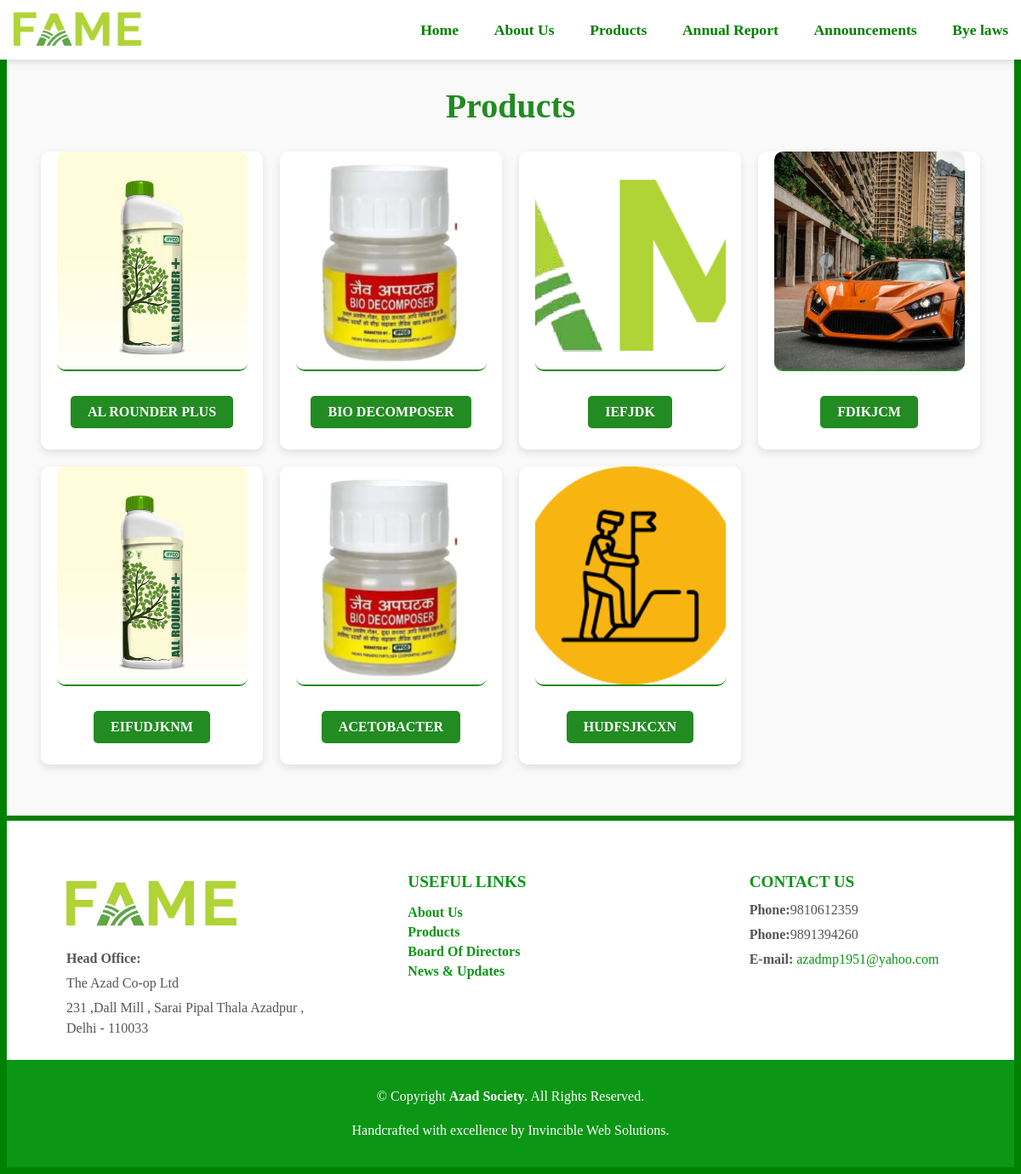
The app's page /website/Products/ with its own data.
### website/models.py (models this page shows, shortened)
class HomeSlide(models.Model):
    Heading=models.CharField(max_length=100)
    Establishedyear=models.IntegerField(max_length=4,default="2024")
    Registrationnumber=models.CharField(max_length=25,default="MSCS/CR/208/2005")
    Officetype=models.CharField(max_length=20)
    Address=models.CharField(max_length=100)
    Logo=models.ImageField(upload_to='website/HomeSlide/images/logo',default="")
    Banner=models.ImageField(upload_to='website/HomeSlide/images/banner',default="")
    news_heading=models.CharField(max_length=50,default="")
    news_date=models.DateField(default="2004-01-01")
    news_image=models.ImageField(upload_to="website/HomeSlide/images/news",default="")
    news_Attachment=models.FileField(upload_to="websit/HomeSlide/attachment",default="")
    Phone1=models.IntegerField()
    Phone2=models.IntegerField()
    Email=models.EmailField()

class Product(models.Model):
    Product_id=models.AutoField
    Product_name=models.CharField(max_length=30)
    Product_desc=models.CharField(max_length=40)
    Product_image=models.ImageField(upload_to='website/products/images',default="")

### website/views.py (the view)
# urls.py: path('Products/',views.Products,name='Products'),
def Products(request):
    Byelaws=Byelaw.objects.all()
    Products=Product.objects.all()
    Homeslide=HomeSlide.objects.all()
    n=len(Products)
    params = {'Product': Products,'range':range(n),'Homeslide':Homeslide,'Byelaw':Byelaws}
    return render(request,'website/products.html',params)

### website/templates/website/products.html (shortened to what this page needs)
{% extends 'website/basic.html' %}
{% block body %}
{%load static%}
<section class="product-section">
  <div class="news-header" style="align-items:center;">
    <h2 class="heading2" style="text-align:center;">Products</h2>
  </div>
  <div class="product-container">
    {% for i in Product %}
    <div class="product-card">
      <div class="product-image">
        <img src='/media/{{i.Product_image}}' alt="{{i.Product_name}}">
      </div>
      <div class="product-details">
        <h3 class="product-name">{{i.Product_name}}</h3>
      </div>
    </div>
    {% endfor %}
  </div>
</section>
    {% endblock %}

### website/templates/website/basic.html (shortened to what this page needs)
{%load  static%}
<!DOCTYPE html>
<html lang="en">
<head>
  <link rel="stylesheet" href="{% static 'style/style.css' %}">
</head>
<body class="body">
  {%load  static %}
  <header id="header" style="position: fixed;width: 100%;top: 0px;left: 0%;">
    <nav class="navbar">
      <div class="logo">
        <img src='/media/{{Homeslide.0.Logo}}'>
      </div>
      <ul class="nav-links" id="nav-links">
        <li><a href="/website/">Home</a></li>
        <li><a href="/website/aboutus">About Us</a></li>
        <li><a href="/website/Products">Products</a></li>
        <li><a href="/website/AnnualReports">Annual Report</a></li>
        <li><a href="/website/Announcements">Announcements</a></li>
        <li><a href='/media/{{Byelaw.0.Byelaw_document}}'>Bye laws</a></li>
      </ul>
    </nav>
  </header>
{% block body%}  {% endblock %}
  <footer class="footer">
    <div class="footer-container">
      <div class="footer-section">
        <h2 class="footer-logo"><img src='/media/{{Homeslide.0.Logo}}'/></h2>
        <p><strong>{{Homeslide.0.Officetype}}:</strong></p>
        <p>{{Homeslide.0.Heading}}</p>
        <p>{{Homeslide.0.Address}}</p>
      </div>
      <div class="footer-section">
        <h3>USEFUL LINKS</h3>
        <ul class="footer-links">
          <li><a href="/website/aboutus">About Us</a></li>
          <li><a href="/website/Products">Products</a></li>
          <li><a href="/website/Boardofdirectors">Board Of Directors</a></li>
          <li><a href="/website/Announcements">News & Updates</a></li>
        </ul>
      </div>
      <div class="footer-section">
        <h3>CONTACT US</h3>
        <p><strong>Phone:</strong>{{Homeslide.0.Phone1}}</p>
        <p><strong>Phone:</strong>{{Homeslide.0.Phone2}}</p>
        <p><strong>E-mail:</strong> <a href="mailto:famemkt@yahoo.in">{{Homeslide.0.Email}}</a></p>
      </div>
    <div class="footer-bottom">
      <p>© Copyright <strong>Azad Society</strong>. All Rights Reserved.</p>
      <p>Handcrafted with excellence by Invincible Web Solutions.</p>
    </div>
  </div>
  </footer>
</body>
</html>

### website/static/style/style.css (style rules this page uses)
body { background-color: #008000; }
.body { font-family: 'Times New Roman', Times, serif; }
#header { background-color: #fff; box-shadow: 0px 4px 6px rgba(0, 0, 0, 0.1); z-index: 1000; }
header { background: white; padding: 0.5em 1em; box-shadow: 0 4px 6px rgba(0, 0, 0, 0.2); position: sticky; }
.navbar { display: flex; justify-content: space-between; align-items: center; position: relative; }
.logo img { width: 150px; height: auto; }
.nav-links { list-style: none; display: flex; gap: 1.5em; padding-right: 22px; margin: 0; }
.nav-links li a { text-decoration: none; color: #008000; font-weight: bold; font-size: 1.1em; position: relative; padding: 0.5em; transition: color 0.3s, transform 0.3s; }
.nav-links li a::after { content: ""; position: absolute; left: 0; bottom: 0; width: 0; height: 3px; background: #ffd700; transition: width 0.3s ease-in-out; }
.heading2 { color: #0b9615; font-size: 38px; }
a { text-decoration: none; color: #0b9615; }
.footer { margin-top: 0.5%; background-color: #fff; color: #000; padding: 40px 0px; padding-bottom: 0%; border-top: 2px solid #f0f0f0; }
.footer-container { display: flex; flex-wrap: wrap; justify-content: space-between; gap: 20px; }
.footer-section { flex: 1; min-width: 250px; align-items: start; padding-left: 70px; }
.footer-logo { height: auto; width: 200px; }
.footer-logo img { height: 100%; width: 100%; }
.footer-section h3 { font-size: 1.2rem; color: #0b9615; margin-bottom: 10px; }
.footer-section p { margin: 5px 0; line-height: 1.5; }
.footer-links { list-style: none; padding: 0; }
.footer-links li { margin: 5px 0; }
.footer-links a { color: #0b9615; font-weight: bold; }
.footer-bottom { width: 100%; text-align: center; background-color: #0b9615; color: #ffffff; padding: 15px; margin: 0%; font-size: 0.9rem; }
.footer-bottom p { color: white; }
.footer-bottom strong { color: #fff; }
h2 { font-size: 24px; margin-bottom: 15px; color: #333; }
p { font-size: 16px; color: #555; line-height: 1.5; }
.product-section { padding: 60px 40px; background-color: #f9f9f9; }
.news-header { margin-bottom: 30px; }
.heading2 { font-size: 2.5rem; font-weight: bold; color: #228B22; }
.product-container { display: grid; grid-template-columns: repeat(auto-fit, minmax(250px, 1fr)); gap: 20px; justify-items: center; }
.product-card { background-color: white; border-radius: 10px; box-shadow: 0 4px 10px rgba(0, 0, 0, 0.1); transition: transform 0.3s, box-shadow 0.3s; width: 100%; max-width: 300px; text-align: center; overflow: hidden; }
.product-image img { width: 14em; height: 16em; border-radius: 10px; object-fit: cover; border-bottom: 2px solid #228B22; }
.product-details { padding: 15px; }
.product-name { font-size: 1.2rem; font-weight: bold; color: #333; margin: 10px 0; }
.product-name { display: inline-block; padding: 10px 20px; margin-top: 10px; font-size: 1rem; font-weight: bold; text-transform: uppercase; color: white; background-color: #228B22; border: none; border-radius: 5px; cursor: pointer; transition: background-color 0.3s, transform 0.3s; }

### records on screen
HomeSlide: Logo (picture), Officetype "Head Office", Heading "The Azad Co-op Ltd", Address "231 ,Dall Mill , Sarai Pipal Thala Azadpur , Delhi - 110033", Phone1 "9810612359", Phone2 "9891394260", Email "azadmp1951@yahoo.com"
Product: Product_image (picture), Product_name "AL ROUNDER PLUS"
Product: Product_image (picture), Product_name "BIO DECOMPOSER"
Product: Product_image (picture), Product_name "IEFJDK"
Product: Product_image (picture), Product_name "FDIKJCM"
Product: Product_image (picture), Product_name "EIFUDJKNM"
Product: Product_image (picture), Product_name "ACETOBACTER"
Product: Product_image (picture), Product_name "HUDFSJKCXN"
